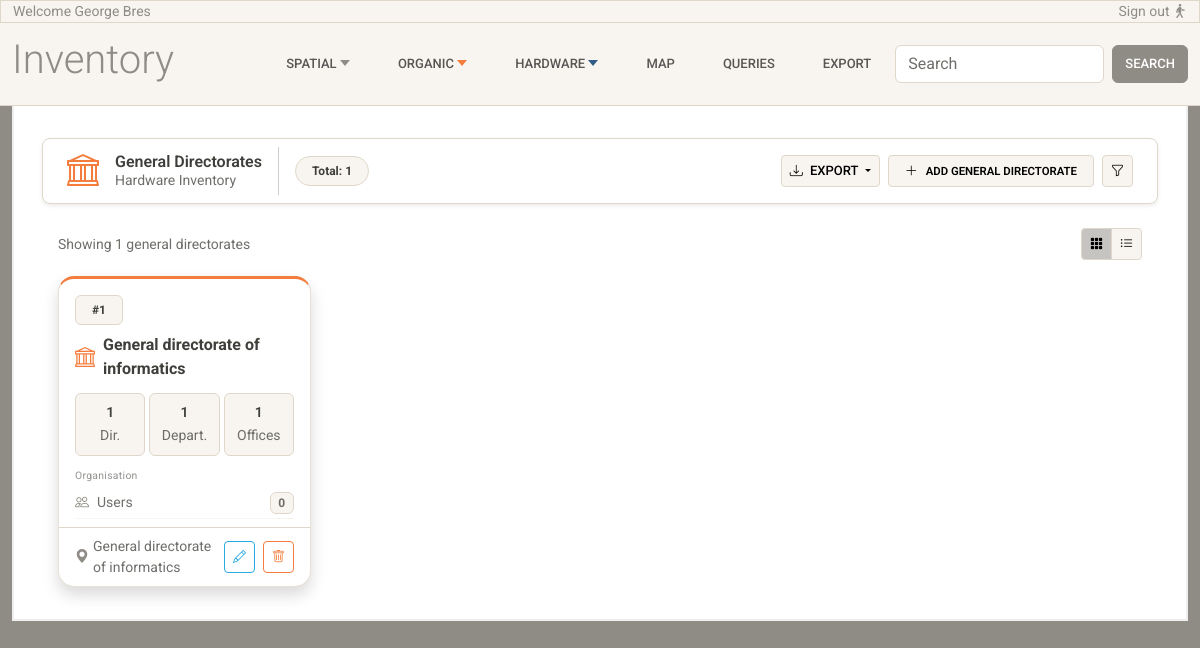
Page /general-directorates/ on the earlier database version.
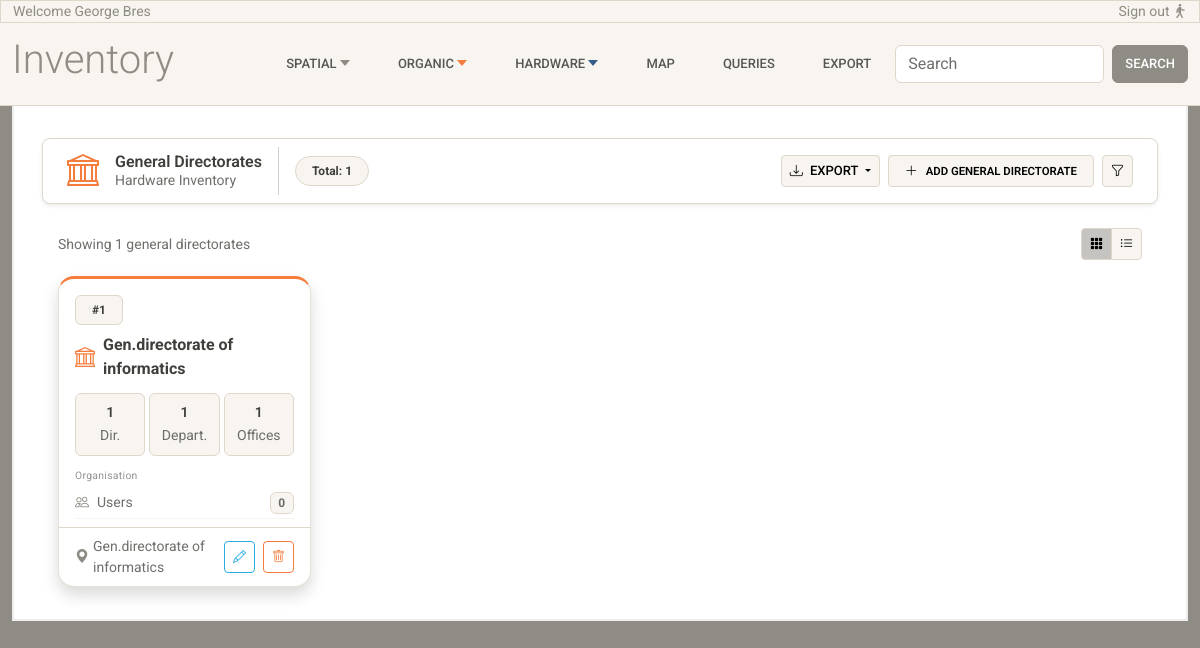
Same page on the later database version.
### inventory/models.py (models this page shows, shortened)
class LifeCycle(models.Model):
    is_active = models.BooleanField(default=True)
    valid_from = models.DateField(default=timezone.now)
    valid_to = models.DateField(null=True, blank=True)
    class Meta:
        abstract = True

class GeneralDirectorate(LifeCycle):
    name = models.CharField(max_length=200, unique=True)

### inventory/views.py (the view)
# urls.py: path('general-directorates/', views.general_directorates_list, name='general-directorates-list'),
def general_directorates_list(request):
    general_directorates = GeneralDirectorate.objects.annotate(
        directorates_count=Count('directorates', distinct=True),
        departments_count=Count('directorates__departments', distinct=True),
        offices_count=Count('directorates__departments__offices', distinct=True),
        users_count=Count('directorates__departments__offices__user', distinct=True),
    )
    return render(request, 'inventory/general-directorates-list.html', {'general_directorates': general_directorates})

### inventory/templates/inventory/general-directorates-list.html (shortened to what the changed rows need)
{% extends 'inventory/base.html' %}
{% load static %}
{% block content %}
<div class="container-fluid">
  <div class="px-3">
    <div class="row g-4" data-masonry='{"percentPosition": true, "horizontalOrder": true}'>
      {% for gd in general_directorates %}
      <div class="col-12 col-sm-6 col-md-4 col-lg-3">
        <div class="card h-100 shadow rounded-4 overflow-hidden card-hover card-organic">
          <div class="card-header bg-transparent border-0 pt-3 pb-1 px-3">
            <div class="d-flex justify-content-between align-items-center mb-2">
              <span class="badge bg-light text-dark border rounded-2 px-3 py-2">#{{ forloop.counter|stringformat:"d" }}</span>
              <span class="text-primary px-3 py-2 rounded-2 fw-normal">
               </span>
            </div>
            <div class="d-flex align-items-center gap-2">
              <div class="">
                <i class="bi bi-bank text-warning fs-5"></i>
              </div>
              <div>
                <span class="fw-bold text-dark">{{ gd.name|capfirst }}</span>
              </div>
            </div>
          </div>
          <div class="card-body pt-2 pb-2 px-3">
            <div class="row g-1">
              <div class="col-4">
                <div class="bg-light border rounded p-2 text-center">
                  <span class="fw-semibold small d-block">{{ gd.directorates_count }}</span>
                  <span class="text-muted small">Dir.</span>
                </div>
              </div>
              <div class="col-4">
                <div class="bg-light border rounded p-2 text-center">
                  <span class="fw-semibold small d-block">{{ gd.departments_count }}</span>
                  <span class="text-muted small">Depart.</span>
                </div>
              </div>
              <div class="col-4">
                <div class="bg-light border rounded p-2 text-center">
                  <span class="fw-semibold small d-block">{{ gd.offices_count }}</span>
                  <span class="text-muted small">Offices</span>
                </div>
              </div>
            </div>
          </div>
          <div class="px-3 pt-1 pb-2">
            <span class="text-muted opacity-75 section-label d-block mb-1">Organisation</span>
            <div class="d-flex align-items-center gap-2 py-1 border-bottom border-light">
              <i class="bi bi-people text-secondary small"></i>
              <div class="d-flex justify-content-between w-100">
                <span class="text-muted small">Users</span>
                <span class="badge bg-light text-muted border">{{ gd.users_count }}</span>
              </div>
            </div>
          </div>
          <div class="d-flex justify-content-between align-items-center px-3 py-2 border-top">
            <div class="d-flex align-items-center gap-1 small text-muted">
              <i class="bi bi-geo-alt-fill text-secondary"></i>
              {{ gd.name|capfirst }}
            </div>
            <div class="d-flex gap-2">
              <button class="btn btn-sm btn-outline-info border-1"><i class="bi bi-pencil"></i></button>
              <button class="btn btn-sm btn-outline-warning border-1"><i class="bi bi-trash"></i></button>
            </div>
          </div>
        </div>
      </div>
      {% endfor %}
    </div>
  </div>
</div>
{% endblock %}

Differences in the rows shown:
changed GeneralDirectorate: name "General directorate of informatics" → "Gen.directorate of informatics"
